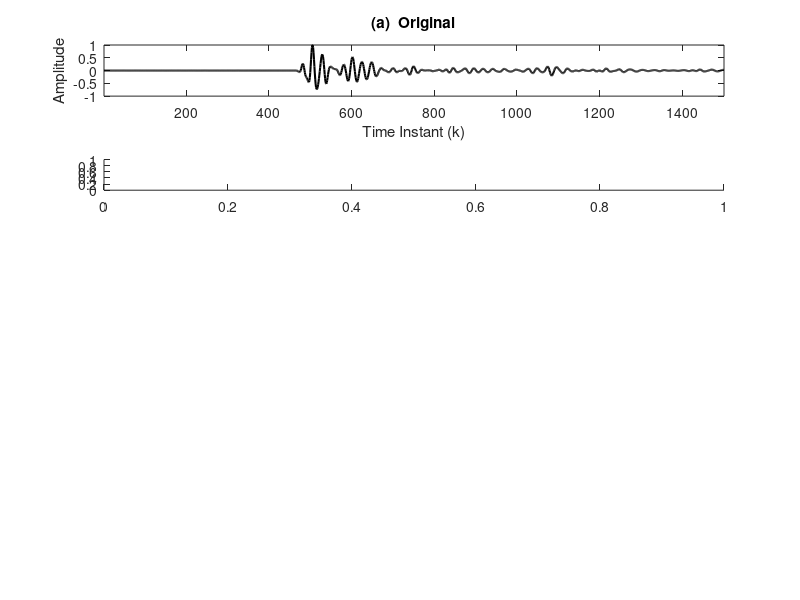

The MATLAB source for this figure: (Note: this script raises an error after producing the figure.)

load('datatest.mat')
%load('pso_east_texas_M10_N10_id738357.mat')
load('pso_east_texas.mat')

trno=2;
datasam=data594Br(:,trno);
maxd=max(abs(datasam));
datasamn=datasam/maxd;
subplot(5,1,1)
plot(datasamn,'k','linewidth',1.5)
title('(a)  Original')
axis([1 1501 -1 1 ]);
x0=100;
y0=100;
width=550;
height=120;


set(gcf,'units','points','position',[x0,y0,width,height])
%title('An Original Normalized Seismic Trace (#50)')
xlabel('Time Instant (k)')
ylabel('Amplitude')




datasam=data594Br(:,trno);
maxd=max(abs(datasam))*1;
range1=1;
range2=1501;

subplot(5,1,2)
datasamn=models(:,6,trno)/maxd;
plot(datasamn,'k','linewidth',1.5)
axis([range1 range2 -1 1 ]);
%title('(a) Reconstructed Trace Sample with M=1')
title('(b)  M=1')

xlabel('Time Instant (k)')
ylabel('Amplitude')
set(gca,'FontSize',8);
set(gca,'FontWeight','normal');


subplot(5,1,3)
datasamn=sum(models(:,[6 7 8 17],trno)')'/maxd;
plot(datasamn,'k','linewidth',1.5)
axis([range1 range2 -1 1 ]);
%title('(b) Reconstructed Trace Sample with M=2')
title('(c) M=4')
xlabel('Time Instant (k)')
ylabel('Amplitude')
set(gca,'FontSize',8);
set(gca,'FontWeight','normal');

subplot(5,1,4)
datasamn=sum(models(:,[17 4 6 7 8 13 15],trno)')'/maxd;
plot(datasamn,'k','linewidth',1.5)
axis([range1 range2 -1 1 ]);
%title('(c) Reconstructed Trace Sample with M=3')
title('(d) M=7')

xlabel('Time Instant (k)')
ylabel('Amplitude')
set(gca,'FontSize',8);
set(gca,'FontWeight','normal');

subplot(5,1,5)
datasamn=sum(models(:,[4 6 7 8 11 12 13  15  16 17   ],trno)')'/maxd;
%datasamn=sum(models(:,[1:20],trno)')'/maxd;
plot(datasamn,'k','linewidth',1.5)
axis([range1 range2 -1 1 ]);
%title('(d) Reconstructed Trace Sample with M=4')
title('(e) M=10')

xlabel('Time Instant (k)')
ylabel('Amplitude')
set(gca,'FontSize',8);
set(gca,'FontWeight','normal');

%subplot(5,1,5)
%datasamn=sum(models(:,[6 7 8 11 12],trno)')'/maxd;
%plot(datasamn,'k','linewidth',1.5)
%set(gca,'FontSize',8);
%set(gca,'FontWeight','normal');
%axis([range1 range2 -1 1 ]);
%title('(e) Reconstructed Trace Sample with M=5')
%title('(e) M=5')

%xlabel('Time Instant (k)')
%ylabel('Amplitude')

x0=10;
y0=10;
width=550;
height=200;
set(gcf,'units','points','position',[x0,y0,width,height])
